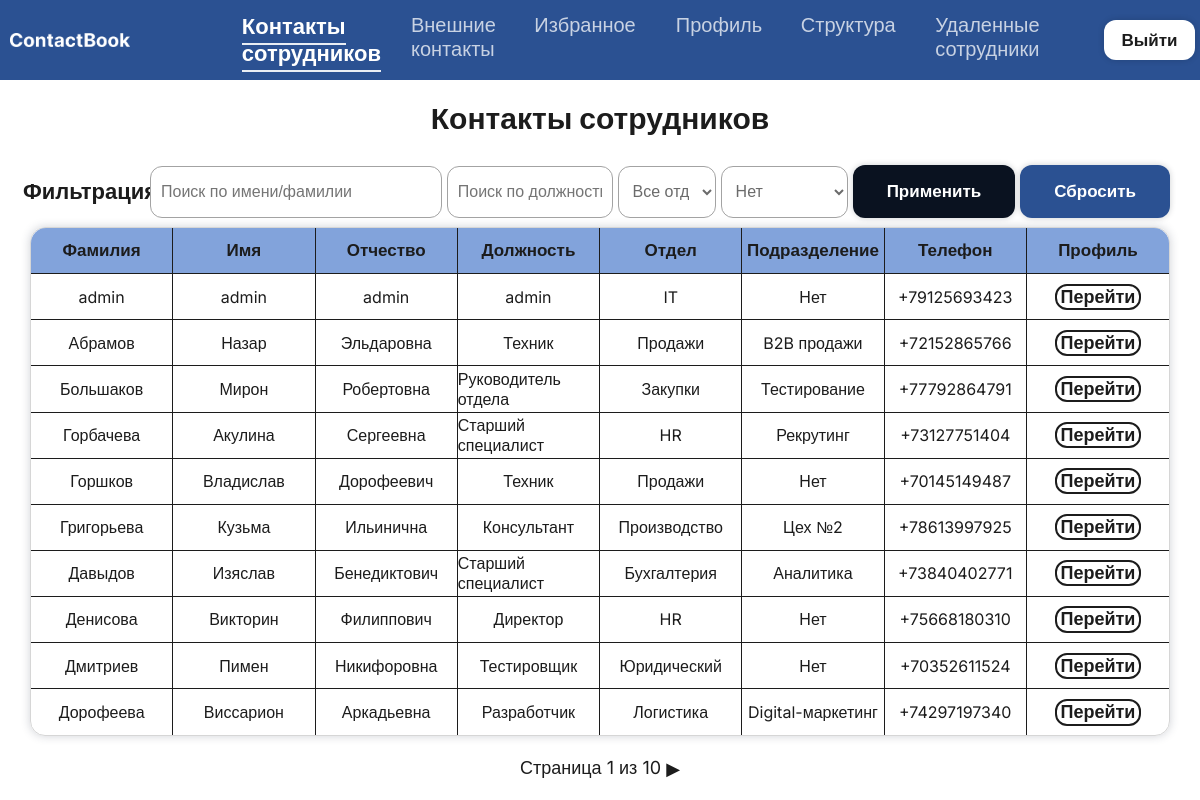
Screenshot of / (signed in) with the database file from the repository.
### ContactBook/models.py (models this page shows, shortened)
class Employee(models.Model):
    last_name = models.CharField(max_length=50, verbose_name='Фамилия')
    first_name = models.CharField(max_length=50, verbose_name='Имя')
    middle_name = models.CharField(max_length=50, blank=True, null=True, verbose_name='Отчество')
    department = models.ForeignKey(Department, on_delete=models.PROTECT, verbose_name='Отдел')
    subdivision = models.ForeignKey(Subdivision, on_delete=models.SET_NULL, blank=True, null=True, verbose_name='Подразделение')
    position = models.CharField(max_length=100, verbose_name='Должность')
    phone = models.CharField(max_length=20, unique=True, verbose_name='Телефон')
    floor = models.CharField(max_length=50, verbose_name='Этаж')
    cabinet = models.CharField(max_length=50, blank=True, null=True, verbose_name='Кабинет')
    role = models.CharField(
        max_length=20,
        choices=[('user', 'Пользователь'), ('admin', 'Администратор')],
        default='user',
        verbose_name='Роль'
    )
    user_account = models.OneToOneField(User, on_delete=models.CASCADE, null=True, blank=True, related_name='employee_profile', verbose_name='Аккаунт входа')
    is_deleted = models.BooleanField(default=False, verbose_name='Удалён')
    deleted_at = models.DateTimeField(null=True, blank=True, verbose_name='Дата удаления')
    objects = EmployeeManager()
    all_objects = models.Manager()
    class Meta:
        verbose_name_plural = 'Сотрудники'

class Department(models.Model):
    name = models.CharField(max_length=100, unique=True, verbose_name='Название отдела')
    class Meta:
        verbose_name_plural = 'Отделы'

class Subdivision(models.Model):
    name = models.CharField(max_length=100, verbose_name='Название подразделения')
    department = models.ForeignKey(Department, on_delete=models.CASCADE, related_name='subdivisions', verbose_name='Родительский отдел')
    class Meta:
        constraints = [
            models.UniqueConstraint(fields=['name', 'department'], name='unique_subdivision_name_per_dept')
        ]
        verbose_name_plural = 'Подразделения'

### ContactBook/views.py (the view, shortened to what this page needs)
# urls.py: path('', views.employee_list, name='employee_list'),
@login_required
def employee_list(request):
    qs = Employee.objects.select_related('department', 'subdivision', 'user_account').order_by('last_name')
    is_admin_user = is_admin(request.user)
    search = request.GET.get('search', '').strip()
    dept_id = request.GET.get('department')
    sub_id = request.GET.get('subdivision')
    position = request.GET.get('position', '').strip()
    if dept_id and dept_id != 'None':
        qs = qs.filter(department_id=dept_id)
    if sub_id and sub_id != 'None':
        qs = qs.filter(subdivision_id=sub_id)
    if position:
        qs = qs.filter(position__iregex=rf'{re.escape(position)}')
    paginator = Paginator(qs, 10)
    page_obj = paginator.get_page(request.GET.get('page'))
    return render(request, 'contactbook/employee_list.html', {
        'page_obj': page_obj,
        'search': search, 'dept_id': dept_id, 'sub_id': sub_id, 'position': position,
        'departments': Department.objects.all(),
        'subdivisions': Subdivision.objects.all(),
        'is_admin': is_admin_user
    })

### ContactBook/models.py (called while the page is built)
    def get_queryset(self):
        return super().get_queryset().filter(is_deleted=False)

### ContactBook/views.py (called while the page is built)
def is_admin(user):
    return user.is_authenticated and hasattr(user, 'employee_profile') and user.employee_profile.role == 'admin'

### ContactBook/templates/contactbook/employee_list.html (shortened to what this page needs)
{% extends "base.html" %}
{% block content %}
<h1>Контакты сотрудников</h1>
<div class="filter" id="filterBlock">
    <div class="zagolovok"><p>Фильтрация</p></div>
    <form method="get" class="elements">
        <input type="text" id="search" name="search" value="{{ search }}" placeholder="Поиск по имени/фамилии">
        <input type="text" id="position" name="position" value="{{ position }}" placeholder="Поиск по должности">
        <select name="department" id="dept-select">
            <option value="">Все отделы</option>
        </select>
        <select name="subdivision" id="sub-select">
            <option value="">Нет</option>
        </select>
        <button type="submit" class="btn btn-primary">Применить</button>
        <a href="{% url 'contactbook:employee_list' %}" class="btn btn-secondary">Сбросить</a>
    </form>
</div>
<div class="list">
    <table>
        <thead>
            <tr>
                <th>Фамилия</th>
                <th>Имя</th>
                <th>Отчество</th>
                <th>Должность</th>
                <th>Отдел</th>
                <th>Подразделение</th>
                <th>Телефон</th>
                <th class="last-column">Профиль</th>
            </tr>
        </thead>
        <tbody>
            {% for emp in page_obj %}
            <tr>
                <td>{{ emp.last_name }}</td>
                <td>{{ emp.first_name }}</td>
                <td>{{ emp.middle_name|default:"Нет" }}</td>
                <td>{{ emp.position }}</td>
                <td>{{ emp.department.name }}</td>
                <td>{{ emp.subdivision.name|default:"Нет" }}</td>
                <td>{{ emp.phone }}</td>
                <td class="last-column"><a href="{% url 'contactbook:employee_detail' emp.pk %}">Перейти</a></td>
            </tr>
            {% empty %}
            <tr class="none"><td colspan="7" id="employee-none">Сотрудники не найдены</td></tr>
            {% endfor %}
        </tbody>
    </table>
</div>
<div class="pagination">
    <p>Страница {{ page_obj.number }} из {{ page_obj.paginator.num_pages }}</p>
    {% if page_obj.has_next %}
        <a href="?page={{ page_obj.next_page_number }}&search={{ search }}&department={{ dept_id }}&subdivision={{ sub_id }}&position={{ position }}">▶</a>
    {% endif %}
</div>
{% endblock %}

### ContactBook/static/css/style.css (style rules this page uses)
html,body { width: 100%; height: 100%; background-color: #ffffff; font-family: "Inter", sans-serif; padding: 0; margin: 0; }
main > h1 { font-size: 30px; color: rgb(28, 28, 28); }
form { width: 90%; }
.filter { width: 100%; height: 10%; display: flex; justify-content: center; align-items: center; }
.zagolovok { width: 10%; height: 100%; display: flex; justify-content: center; align-items: center; font-size: 22px; font-weight: bold; color: rgb(28, 28, 28); }
.elements { width: 85%; height: 100%; display: flex; justify-content: right; align-items: center; gap: 5px; }
.elements > input { width: 17%; height: 52px; border: solid 1px rgb(163, 163, 163); background-color: white; border-radius: 12px; font-size: 16px; padding: 5px 10px; }
#search { width: 30%; height: 52px; }
.elements > select { width: 13%; height: 52px; border: solid 1px rgb(163, 163, 163); background-color: white; border-radius: 12px; font-size: 16px; padding: 5px 10px; color: rgb(107, 107, 107); }
#dept-select { width: 10%; height: 52px; border: solid 1px rgb(163, 163, 163); background-color: white; border-radius: 12px; font-size: 16px; padding: 5px 10px; color: rgb(107, 107, 107); }
.elements > button { background-color: #0a1220; border: solid 2px transparent; color: white; box-shadow: 0 0px 6px rgba(10, 18, 32, 0.2); transition: all 0.2s ease; }
.elements > a { background-color: #2b5192; border: 2px solid transparent; color: #ffffff; transition: all 0.2s ease; box-shadow: 0 0px 6px rgba(10, 18, 32, 0.2); }
.list { width: 95%; height: 80%; display: flex; justify-content: center; }
.list > table { width: 100%; height: 100%; display: flex; align-items: center; flex-direction: column; border: 1px solid rgb(214, 214, 214); border-radius: 15px; border-collapse: collapse; box-shadow: 0 0 10px rgba(41, 48, 73, 0.22); }
.list > table > thead { width: 100%; height: 10%; display: flex; justify-content: center; background-color: #1e59be8d; border-top-left-radius: 15px; border-top-right-radius: 15px; }
.list > table > thead > tr { width: 100%; height: 100%; display: flex; justify-content: center; align-items: center; }
.list > table > thead > tr > th { width: 15%; height: 100%; display: flex; align-items: center; justify-content: center; border-top: none; border-bottom: 1px solid rgb(28, 28, 28);; border-right: 1px solid rgb(28, 28, 28); padding: 0; font-size: 17px; color: rgb(28, 28, 28); }
.list > table > tbody { width: 100%; height: 100%; display: flex; flex-direction: column; align-items: center; }
.list > table > tbody > tr { width: 100%; height: 10%; display: flex; flex-direction: row; }
.list > table > tbody > tr > td { width: 15%; height: 100%; display: flex; align-items: center; justify-content: center; border-bottom: 1px solid rgb(28, 28, 28);; border-top: none; border-right: 1px solid rgb(28, 28, 28); padding: 0; font-size: 16px; color: rgb(28, 28, 28); }
.list > table > tbody > tr:nth-child(10) > td { border-bottom: none; }
.list > table > tbody > tr > td > a { width: 60%; height: 58%; background-color: transparent; color: rgb(28, 28, 28); font-size: 18px; border-radius: 12px; transition: all 0.1s ease; border: solid 2px rgb(28, 28, 28); text-decoration: none; display: flex; justify-content: center; align-items: center; padding: 0; font-family: "Inter", sans-serif; font-weight: 600; }
.pagination { height: 10%; color: rgb(28, 28, 28); text-decoration: none; display: flex; align-items: center; gap: 5px; font-size: 18px; }
.pagination > a { color: rgb(28, 28, 28); text-decoration: none; }
.btn { padding: 14px 32px; border-radius: 12px; font-size: 17px; font-weight: 600; text-decoration: none; display: flex; align-items: center; gap: 10px; border: none; cursor: pointer; font-family: "Inter", sans-serif; white-space: nowrap; }
.btn-primary { background-color: #0a1220; color: white; box-shadow: 0 0px 6px rgba(10, 18, 32, 0.2); transition: all 0.2s ease; }
.btn-secondary { background-color: #2b5192; color: #ffffff; transition: all 0.2s ease; box-shadow: 0 0px 6px rgba(10, 18, 32, 0.2); }
.last-column { border-right: none !important; }

### ContactBook/static/css/responsive.css (style rules this page uses)
*, *::before, *::after { box-sizing: border-box; }
html, body { overflow-x: hidden; width: 100%; max-width: 100vw; margin: 0; padding: 0; }

### rows the page displays
Employee: last_name "admin", first_name "admin", middle_name "admin", position "admin", department.name "IT", subdivision.name "Нет", phone "+79125693423"
Employee: last_name "Абрамов", first_name "Назар", middle_name "Эльдаровна", position "Техник", department.name "Продажи", subdivision.name "B2B продажи", phone "+72152865766"
Employee: last_name "Большаков", first_name "Мирон", middle_name "Робертовна", position "Руководитель отдела", department.name "Закупки", subdivision.name "Тестирование", phone "+77792864791"
Employee: last_name "Горбачева", first_name "Акулина", middle_name "Сергеевна", position "Старший специалист", department.name "HR", subdivision.name "Рекрутинг", phone "+73127751404"
Employee: last_name "Горшков", first_name "Владислав", middle_name "Дорофеевич", position "Техник", department.name "Продажи", subdivision.name "Нет", phone "+70145149487"
Employee: last_name "Григорьева", first_name "Кузьма", middle_name "Ильинична", position "Консультант", department.name "Производство", subdivision.name "Цех №2", phone "+78613997925"
Employee: last_name "Давыдов", first_name "Изяслав", middle_name "Бенедиктович", position "Старший специалист", department.name "Бухгалтерия", subdivision.name "Аналитика", phone "+73840402771"
Employee: last_name "Денисова", first_name "Викторин", middle_name "Филиппович", position "Директор", department.name "HR", subdivision.name "Нет", phone "+75668180310"
Employee: last_name "Дмитриев", first_name "Пимен", middle_name "Никифоровна", position "Тестировщик", department.name "Юридический", subdivision.name "Нет", phone "+70352611524"
Employee: last_name "Дорофеева", first_name "Виссарион", middle_name "Аркадьевна", position "Разработчик", department.name "Логистика", subdivision.name "Digital-маркетинг", phone "+74297197340"

### other values shown
{{ page_obj.number }} "1"
{{ page_obj.paginator.num_pages }} "10"
